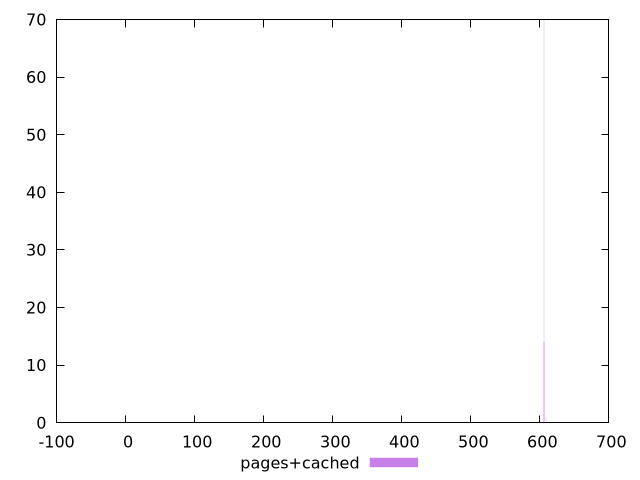

Write gnuplot code to recreate this figure.
$_pagesCached <<EOF
0 1
608.938254071951 1
604.9724039862249 14
607.1355949420755 14
606.0539994641501 70
EOF
set key outside below
set terminal pngcairo
set output "report_00006_2020-11-02T20-21-41.718Z/uses-rel-preload/pages+cached//raw_hist.png"
set yrange [0:70]
set boxwidth 0.3605318259751042
set style fill transparent solid 0.5 noborder
plot $_pagesCached title "pages+cached" with boxes ,
